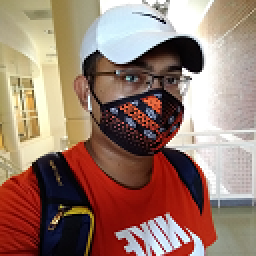
%> input picture zobaer_color.bmp, 128 x 128 px (shown 2 times larger)
$ octave bicubic_interp_color.m   (GNU Octave 9; MATLAB toolbox functions it lacks are replaced by stand-ins)
%> lines starting %> are read from the running program, lines starting %| are printed output that depends on the picture
### MexHat.m
function W  = mexHat(x)
if (abs(x) <= 1)
    W  = 1-(2*x^2)+(abs(x))^3;
elseif (abs(x) <= 2)
    W = 4-(8*abs(x))+(5*x^2)-(abs(x))^3;
else
    W = 0;
end

### bicubic_interp_color.m
clc; clear; close all;
p=4; %zoom ratio
II=imread('zobaer_color.bmp'); %read the image,
%> II is the input picture: size 128x128x3 uint8; mean R, G, B 153.4, 123, 109.9

s = size(II)
%> s = [128 128 3]

I=im2double(II); %Convert to double for floating point operation
[x,y] = size(I);
%> x = 128; y = 384

%New sizes of the image,rounding has been done because p can be fractional
X=round(x*p); Y=round(y*p);
%> after `X=round(x*p)`: X = 512
%> after `Y=round(y*p)`: Y = 1536

%new pixel locations u in x-direction, v in y-direction
u=1:1/p:((X-1)/p+1); v=1:1/p:((Y-1)/p+1);
%> after `u=1:1/p:((X-1)/p+1)`: u = 512 values from 1 to 128.8
%> after `v=1:1/p:((Y-1)/p+1)`: v = 1536 values from 1 to 384.8

[XI,YI]=ndgrid(u,v); %Create the 2D grid of new pixels
UI=XI-floor(XI); VI=YI-floor(YI);

%map the new pixel locations u and v to the original pixel locations
X1=floor(u)-1; X2=floor(u); X3=floor(u)+1; X4=floor(u)+2;
%> after `X1=floor(u)-1`: X1 = 512 values from 0 to 127
Y1=floor(v)-1; Y2=floor(v); Y3=floor(v)+1; Y4=floor(v)+2;

%Handle the boundary cases
X4(find(X4>x))=x; Y4(find(Y4>y))=y;
X3(find(X3>x))=x; Y3(find(Y3>y))=y;
X1(find(X1<1))=1; Y1(find(Y1<1))=1;

I1=I(X1,Y1); I2=I(X1,Y2); I3=I(X1,Y3); I4=I(X1,Y4);
I5=I(X2,Y1); I6=I(X2,Y2); I7=I(X2,Y3); I8=I(X2,Y4);
%> after `I5=I(X2,Y1)`:
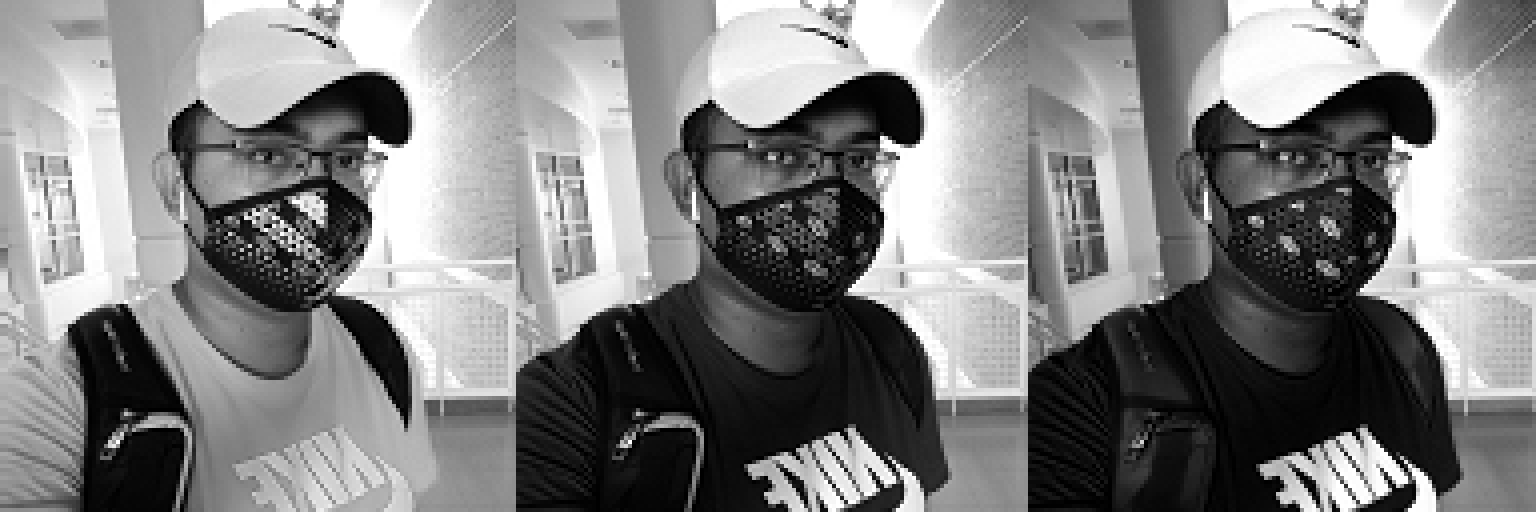
%> I5: size 512x1536 double; min 0, max 1, mean 0.505
%> after `I8=I(X2,Y4)`:
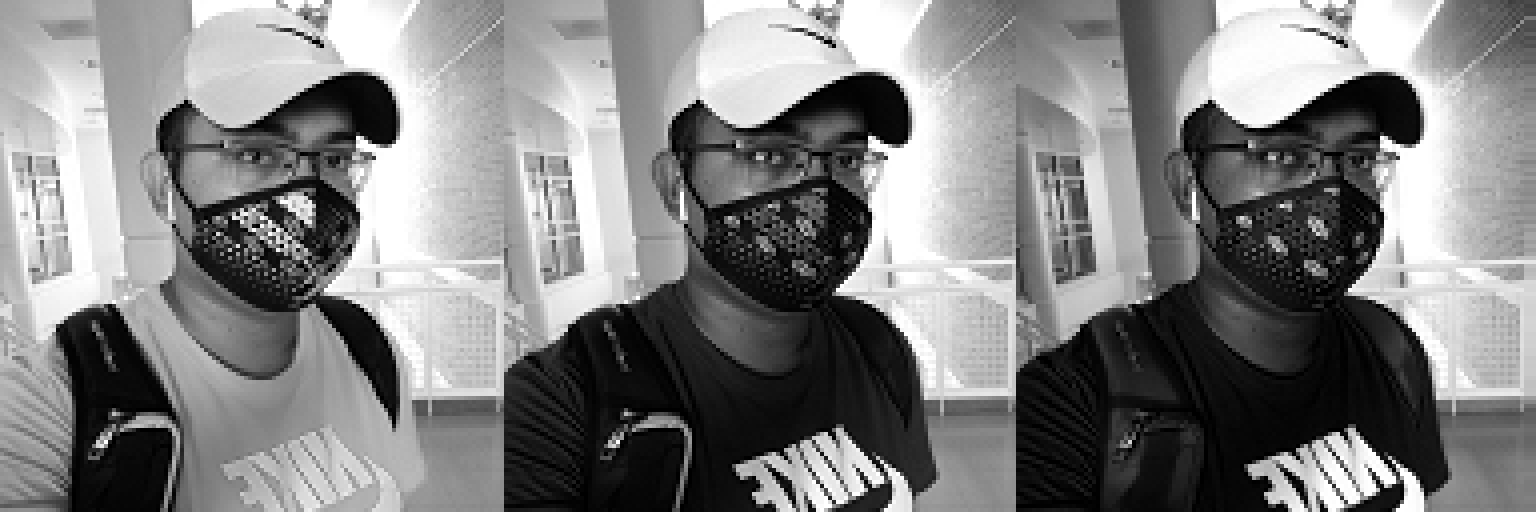
%> I8: size 512x1536 double; min 0, max 1, mean 0.504
I9=I(X3,Y1); I10=I(X3,Y2); I11=I(X3,Y3); I12=I(X3,Y4);
I13=I(X4,Y1); I14=I(X4,Y2); I15=I(X4,Y3); I16=I(X4,Y4);
%> after `I13=I(X4,Y1)`:
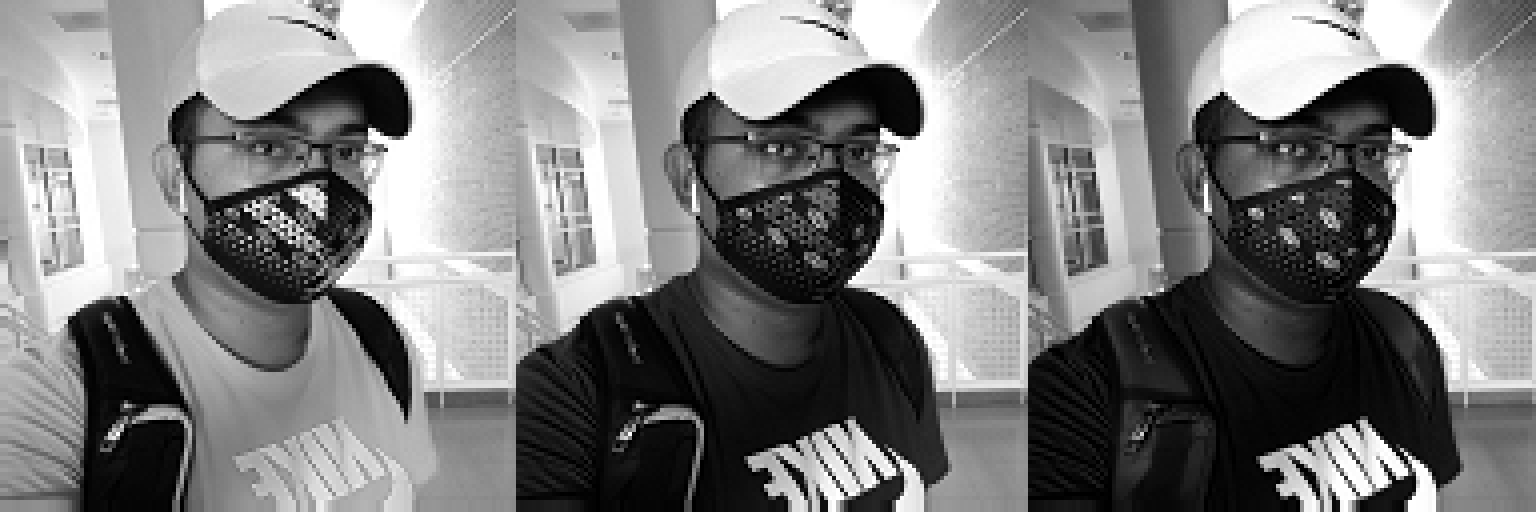
%> I13: size 512x1536 double; min 0, max 1, mean 0.499
%> after `I14=I(X4,Y2)`:
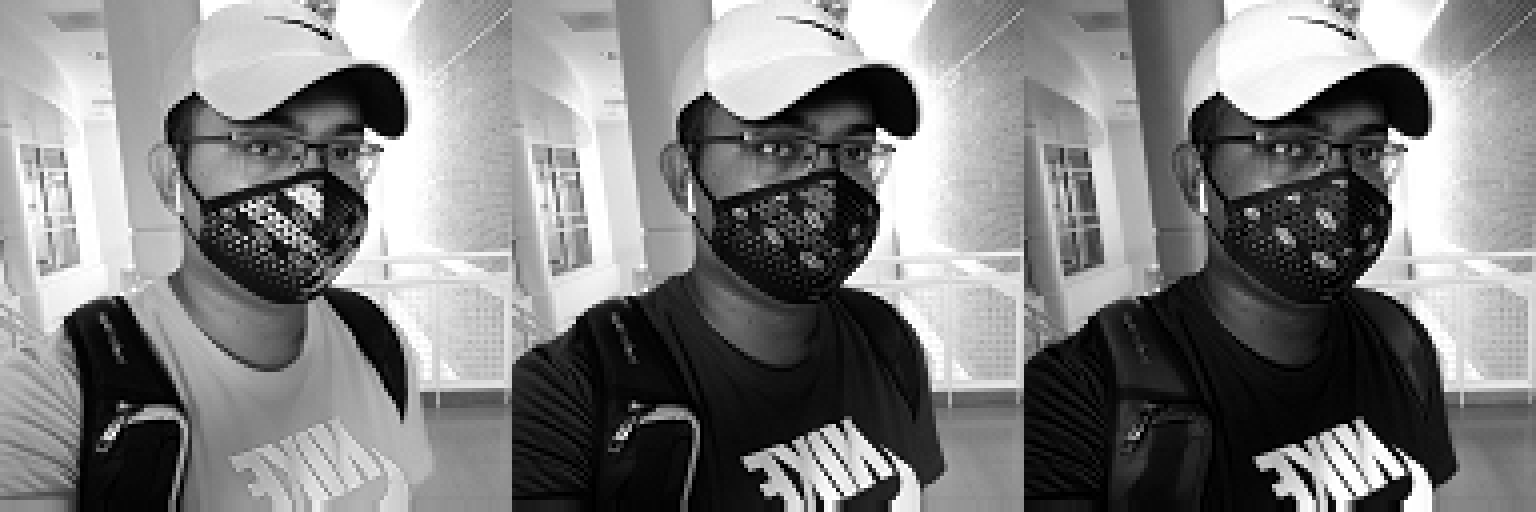
%> I14: size 512x1536 double; min 0, max 1, mean 0.499; mean of the top-left, top-right, bottom-left and bottom-right quarters 0.66, 0.572, 0.419, 0.344
%> after `I15=I(X4,Y3)`:
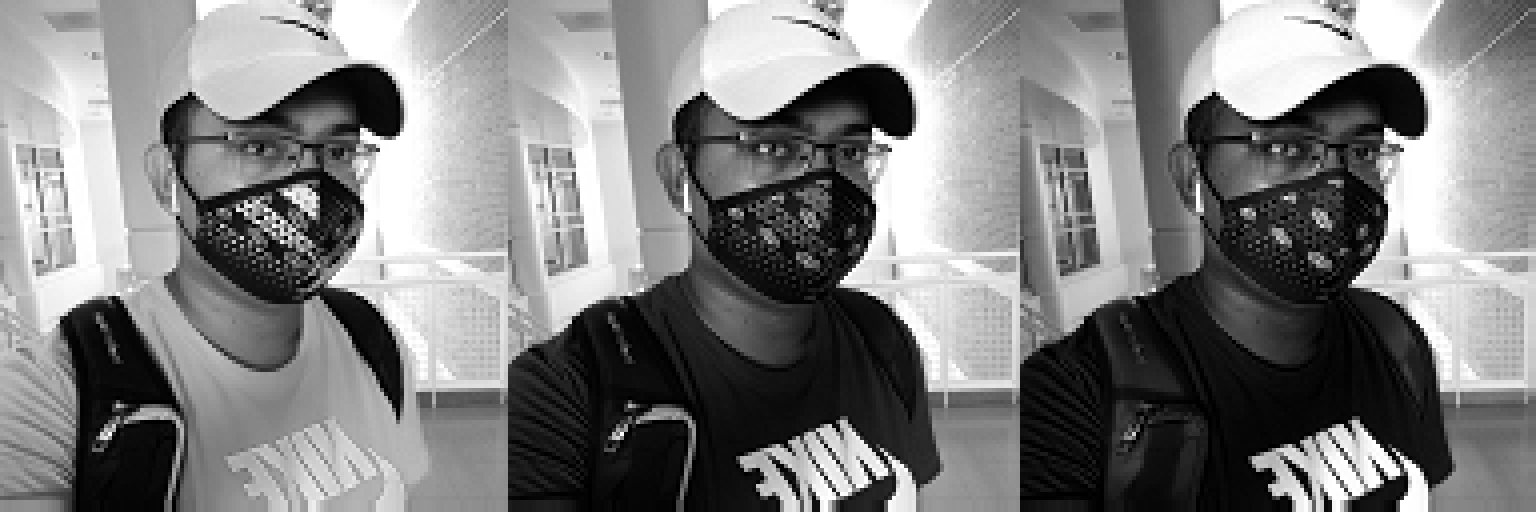
%> I15: size 512x1536 double; min 0, max 1, mean 0.499; mean of the top-left, top-right, bottom-left and bottom-right quarters 0.66, 0.572, 0.417, 0.346
%> after `I16=I(X4,Y4)`:
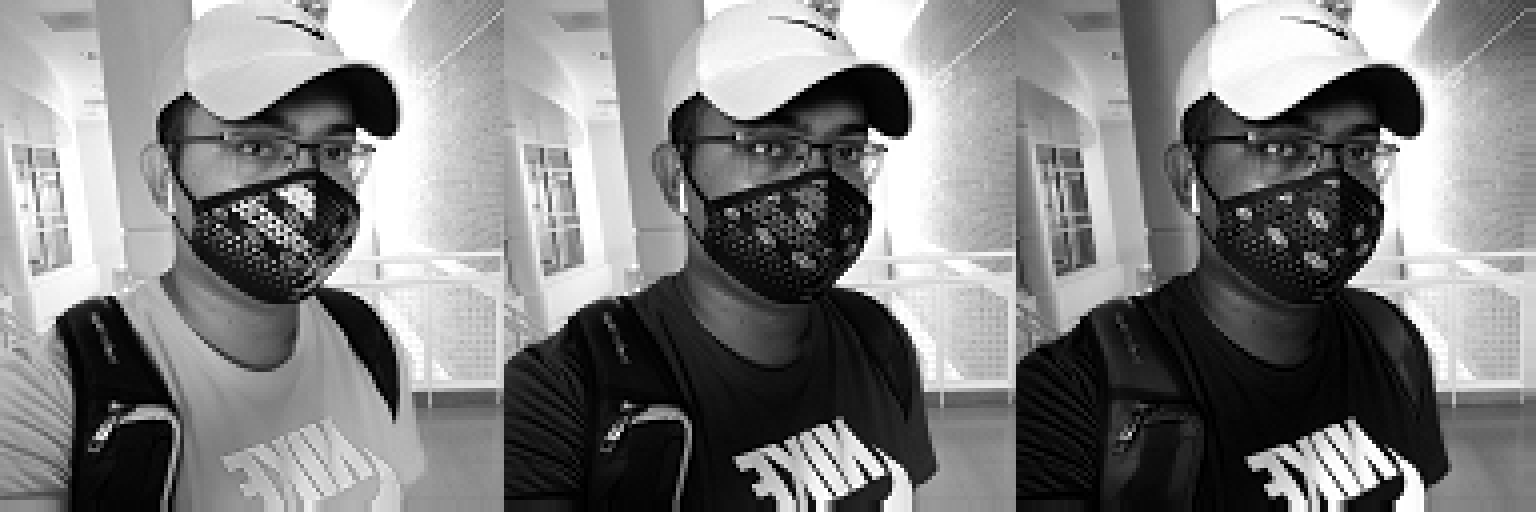
%> I16: size 512x1536 double; min 0, max 1, mean 0.499; mean of the top-left, top-right, bottom-left and bottom-right quarters 0.659, 0.572, 0.415, 0.349

%Distances (4 distances in row and column directions each)
Xa = UI+1; Xb = UI; Xc = 1-UI; Xd = 2-UI;
Ya = VI+1; Yb = VI; Yc = 1-VI; Yd = 2-VI;

%Distances will be passed to mexhat function to have weights
Xamex = arrayfun(@MexHat,Xa); Yamex = arrayfun(@MexHat,Ya);
%> (the run ends here)
